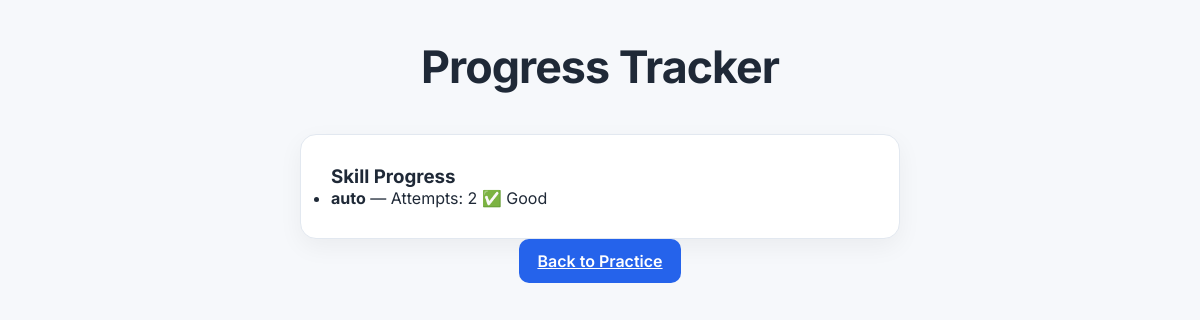
Page /progress (signed in) on the earlier database version.
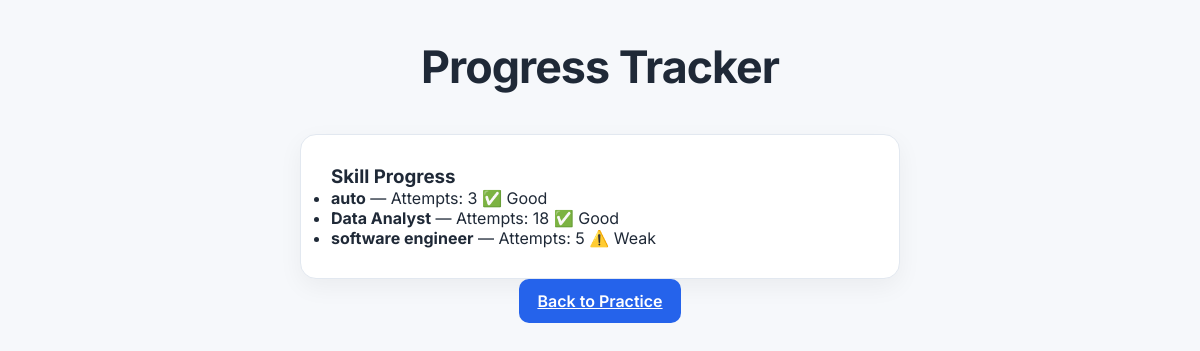
Same page on the later database version.
### models.py (models this page shows)
class SkillProgress(Base):
    __tablename__ = "skill_progress"
    id = Column(Integer, primary_key=True, index=True)
    user_id = Column(Integer, ForeignKey("users.id"))
    skill = Column(String)
    attempts = Column(Integer, default=0)
    weak = Column(Boolean, default=False)

### main.py (the view)
@app.get("/progress", response_class=HTMLResponse)
def progress_page(request: Request, db: Session = Depends(get_db)):
    user = get_current_user(request, db)
    if not user:
        return RedirectResponse("/login")
    skills = db.query(SkillProgress).filter(SkillProgress.user_id == user.id).all()
    return templates.TemplateResponse("progress.html", {"request": request, "username": user.username, "skills": skills})

### templates/progress.html (shortened to what this page needs)
<!DOCTYPE html>
<html lang="en">
<head>
  <link rel="stylesheet" href="/static/styles.css" />
</head>
<body>
  <h1> Progress Tracker</h1>
  <div class="card">
    <h3>Skill Progress</h3>
    <ul>
      {% for skill in skills %}
        <li>
          <b>{{ skill.skill }}</b> — Attempts: {{ skill.attempts }}
          {% if skill.weak %} ⚠️ Weak {% else %} ✅ Good {% endif %}
        </li>
      {% endfor %}
    </ul>
  </div>
  <a href="/index" class="btn"> Back to Practice</a>
</body>
</html>

### static/styles.css (style rules this page uses)
:root { --primary: #2563eb; --primary-hover: #1d4ed8; --background: #f6f8fb; --surface: #ffffff; --surface-light: #f1f5f9; --text-main: #1f2937; --text-muted: #64748b; --border: #e2e8f0; --shadow: 0 8px 25px rgba(0,0,0,0.05); }
* { margin: 0; padding: 0; box-sizing: border-box; font-family: 'Inter', sans-serif; }
body { background: var(--background); color: var(--text-main); min-height: 100vh; padding: 40px 20px; display: flex; flex-direction: column; align-items: center; }
h1 { font-size: 2.8rem; font-weight: 700; margin-bottom: 40px; text-align: center; letter-spacing: -1px; }
.card, form#interview-form, #question-area, #feedback-area, .feature-card { background: var(--surface); border: 1px solid var(--border); border-radius: 16px; padding: 30px; box-shadow: var(--shadow); transition: all 0.25s ease; width: 100%; max-width: 600px; }
.btn, button { background: var(--primary); color: white; border: none; padding: 12px 18px; border-radius: 10px; font-weight: 600; cursor: pointer; transition: 0.2s ease; }

Differences in the rows shown:
changed SkillProgress "auto": attempts "2" → "3"
added SkillProgress: skill "Data Analyst", attempts "18", weak "✅ Good"
added SkillProgress: skill "software engineer", attempts "5", weak "⚠️ Weak"
